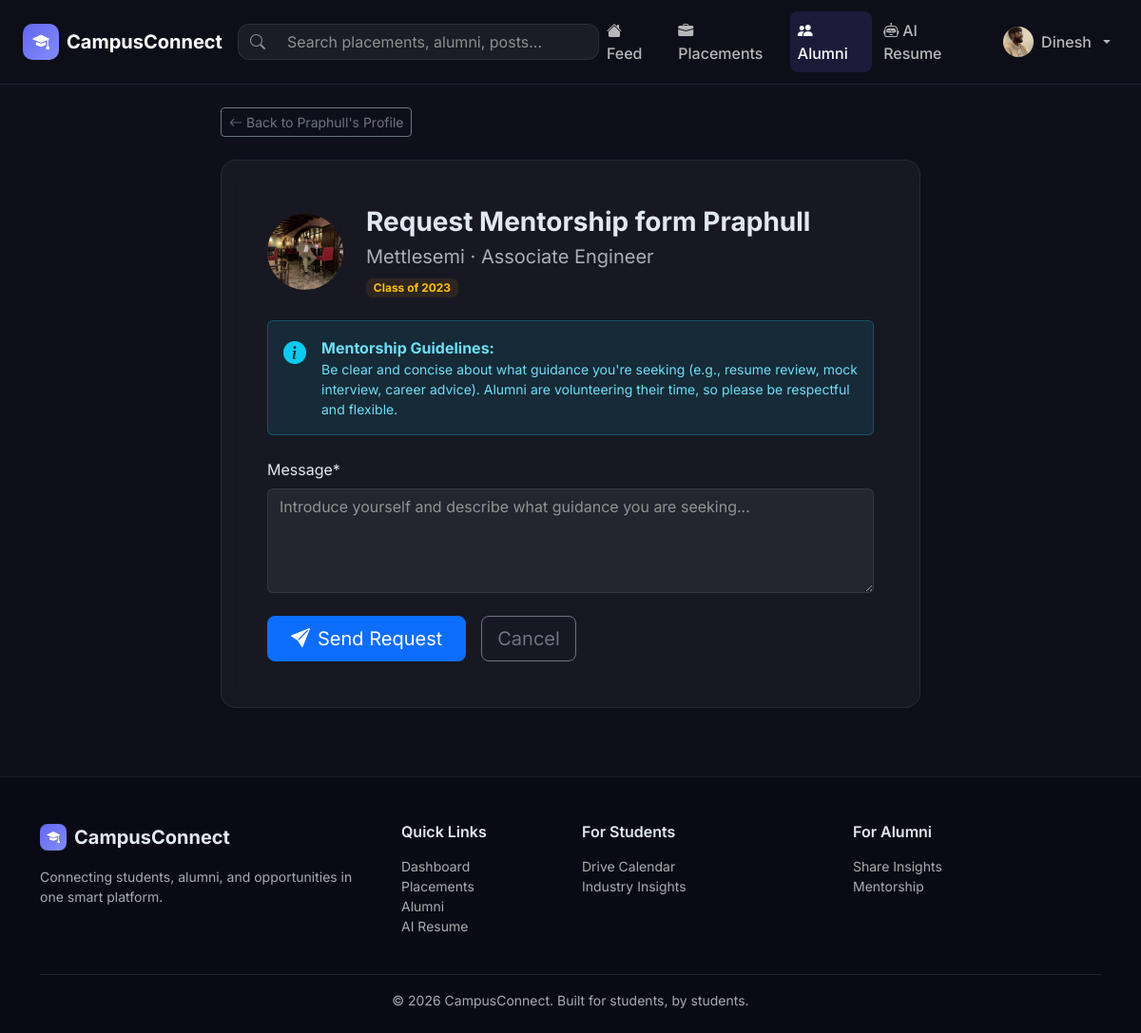
Screenshot of /alumni/3/request-mentorship/ (signed in) with the database file from the repository.
### accounts/models.py (models this page shows, shortened)
class UserProfile(AbstractUser):
    USER_TYPE_CHOICES = [
        ('student', 'Student'),
        ('alumni', 'Alumni'),
        ('admin', 'Admin'),
    ]
    BRANCH_CHOICES = [
        ('CSE', 'Computer Science & Engineering'),
        ('ECE', 'Electronics & Communication Engineering'),
        ('EEE', 'Electrical & Electronics Engineering'),
        ('ME', 'Mechanical Engineering'),
        ('CE', 'Civil Engineering'),
        ('IT', 'Information Technology'),
        ('CHE', 'Chemical Engineering'),
        ('BT', 'Biotechnology'),
        ('OTHER', 'Other'),
    ]
    user_type = models.CharField(max_length=10, choices=USER_TYPE_CHOICES, default='student')
    profile_pic = models.ImageField(upload_to='profile_pics/', null=True, blank=True)
    bio = models.TextField(blank=True, max_length=500)
    branch = models.CharField(max_length=10, choices=BRANCH_CHOICES, blank=True)
    semester = models.IntegerField(null=True, blank=True)  # for students
    graduation_year = models.IntegerField(null=True, blank=True)  # for alumni
    current_company = models.CharField(max_length=200, blank=True)  # for alumni
    current_role = models.CharField(max_length=200, blank=True)  # for alumni
    skills = models.ManyToManyField(Skill, blank=True)
    resume = models.FileField(upload_to='resumes/', null=True, blank=True)
    github_url = models.URLField(blank=True)
    linkedin_url = models.URLField(blank=True)
    portfolio_url = models.URLField(blank=True)
    is_verified = models.BooleanField(default=False)
    profile_completed = models.BooleanField(default=False)
    college_email = models.EmailField(blank=True)
    cgpa = models.DecimalField(max_digits=4, decimal_places=2, null=True, blank=True)
    @property
    def is_alumni(self):
        return self.user_type == 'alumni'

### alumni/views.py (the view)
# urls.py: path('<int:alumni_pk>/request-mentorship/', views.mentorship_request, name='mentorship_request'),
@login_required
def mentorship_request(request, alumni_pk):
    alumni = get_object_or_404(UserProfile, pk=alumni_pk, user_type='alumni')
    if request.method == 'POST':
        form = MentorshipRequestForm(request.POST)
        if form.is_valid():
            req = form.save(commit=False)
            req.from_user = request.user
            req.to_alumni = alumni
            req.save()
            messages.success(request, f'Mentorship request sent to {alumni.get_full_name()}!')
            return redirect('alumni:directory')
    else:
        form = MentorshipRequestForm()
    return render(request, 'alumni/mentorship.html', {'form': form, 'alumni': alumni})

### alumni/forms.py
class MentorshipRequestForm(forms.ModelForm):
    class Meta:
        model = MentorshipRequest
        fields = ['message']
        widgets = {
            'message': forms.Textarea(attrs={
                'class': 'form-control', 'rows': 4,
                'placeholder': 'Introduce yourself and describe what guidance you are seeking...'
            })
        }

### templates/alumni/mentorship.html (shortened to what this page needs)
{% extends 'base.html' %}
{% load crispy_forms_tags %}
{% block content %}
<div class="container py-4">
  <div class="row justify-content-center">
    <div class="col-lg-8">
      <a href="{% url 'accounts:profile' alumni.pk %}" class="btn btn-sm btn-outline-secondary mb-4">
        <i class="bi bi-arrow-left me-1"></i>Back to {{ alumni.first_name }}'s Profile
      </a>
      <div class="cc-card p-4 p-md-5">
        <div class="d-flex align-items-center gap-4 flex-wrap mb-4">
          {% if alumni.profile_pic %}
            <img src="{{ alumni.profile_pic.url }}" class="avatar-lg rounded-circle" alt="{{ alumni.username }}">
          {% else %}
            <div class="avatar-placeholder-lg">{{ alumni.first_name|first|upper|default:"A" }}</div>
          {% endif %}
          <div class="flex-grow-1">
            <h3 class="fw-bold mb-1">Request Mentorship form {{ alumni.first_name }}</h3>
            <div class="text-muted fs-5">{{ alumni.current_company|default:"Alumni" }} {% if alumni.current_role %}· {{ alumni.current_role }}{% endif %}</div>
            <div class="badge bg-warning-subtle text-warning mt-2">Class of {{ alumni.graduation_year }}</div>
          </div>
        </div>
        <div class="alert alert-info border-info border-opacity-25 bg-info bg-opacity-10 d-flex gap-3 mb-4">
          <i class="bi bi-info-circle-fill fs-4 text-info flex-shrink-0"></i>
          <div>
            <strong>Mentorship Guidelines:</strong>
            <p class="mb-0 small">Be clear and concise about what guidance you're seeking (e.g., resume review, mock interview, career advice). Alumni are volunteering their time, so please be respectful and flexible.</p>
          </div>
        </div>
        <form method="post" class="mt-4">
          {{ form.message|as_crispy_field }}
          <div class="d-flex gap-3 mt-4">
            <button type="submit" class="btn btn-primary btn-lg px-4">
              <i class="bi bi-send-fill me-2"></i>Send Request
            </button>
            <a href="{% url 'accounts:profile' alumni.pk %}" class="btn btn-outline-secondary btn-lg">Cancel</a>
          </div>
        </form>
      </div>
    </div>
  </div>
</div>
{% endblock %}

### templates/base.html (shortened to what this page needs)
{% load static %}
<!DOCTYPE html>
<html lang="en" data-bs-theme="dark">
<head>
  <link rel="stylesheet" href="https://cdn.jsdelivr.net/npm/bootstrap@5.3.2/dist/css/bootstrap.min.css" />
  <link rel="stylesheet" href="https://cdn.jsdelivr.net/npm/bootstrap-icons@1.11.3/font/bootstrap-icons.min.css" />
  <link rel="stylesheet" href="{% static 'css/custom.css' %}" />
</head>
<body>
<nav class="navbar navbar-expand-lg navbar-dark sticky-top cc-navbar">
  <div class="container-fluid px-4">
    <a class="navbar-brand d-flex align-items-center gap-2 fw-bold" href="{% url 'dashboard:home' %}">
      <div class="brand-icon"><i class="bi bi-mortarboard-fill"></i></div>
      CampusConnect
    </a>
    <div class="collapse navbar-collapse" id="navbarMain">
      <form class="d-flex mx-auto search-form" action="{% url 'dashboard:search' %}" method="get">
        <div class="input-group search-bar">
          <span class="input-group-text bg-transparent border-0"><i class="bi bi-search"></i></span>
          <input type="search" name="q" class="form-control bg-transparent border-0"
                 placeholder="Search placements, alumni, posts..."
                 value="{{ request.GET.q }}" />
        </div>
      </form>
      <ul class="navbar-nav ms-auto align-items-center gap-1">
        <li class="nav-item">
          <a class="nav-link {% if request.resolver_match.namespace == 'dashboard' %}active{% endif %}"
             href="{% url 'dashboard:feed' %}">
            <i class="bi bi-house-fill me-1"></i>Feed
          </a>
        </li>
        <li class="nav-item">
          <a class="nav-link {% if request.resolver_match.namespace == 'placements' %}active{% endif %}"
             href="{% url 'placements:list' %}">
            <i class="bi bi-briefcase-fill me-1"></i>Placements
          </a>
        </li>
        <li class="nav-item">
          <a class="nav-link {% if request.resolver_match.namespace == 'alumni' %}active{% endif %}"
             href="{% url 'alumni:directory' %}">
            <i class="bi bi-people-fill me-1"></i>Alumni
          </a>
        </li>
        <li class="nav-item">
          <a class="nav-link {% if request.resolver_match.namespace == 'resume_analyzer' %}active{% endif %}"
             href="{% url 'resume_analyzer:upload' %}">
            <i class="bi bi-robot me-1"></i>AI Resume
          </a>
        </li>
        {% if user.is_authenticated %}
        <li class="nav-item dropdown ms-2">
          <a class="nav-link dropdown-toggle d-flex align-items-center gap-2" href="#" data-bs-toggle="dropdown">
            {% if user.profile_pic %}
              <img src="{{ user.profile_pic.url }}" class="avatar-sm rounded-circle" alt="{{ user.username }}" />
            {% else %}
              <div class="avatar-placeholder-sm"><i class="bi bi-person-fill"></i></div>
            {% endif %}
            <span class="d-none d-lg-inline">{{ user.first_name|default:user.username }}</span>
          </a>
        </li>
        {% endif %}
      </ul>
    </div>
  </div>
</nav>
<main class="main-content">
  {% block content %}{% endblock %}
</main>
<footer class="cc-footer mt-5">
  <div class="container">
    <div class="row g-4">
      <div class="col-md-4">
        <div class="d-flex align-items-center gap-2 mb-3">
          <div class="brand-icon-sm"><i class="bi bi-mortarboard-fill"></i></div>
          <span class="fw-bold fs-5">CampusConnect</span>
        </div>
        <p class="text-muted small">Connecting students, alumni, and opportunities in one smart platform.</p>
      </div>
      <div class="col-md-2">
        <h6 class="fw-semibold mb-3">Quick Links</h6>
        <ul class="list-unstyled small">
          <li><a href="{% url 'dashboard:feed' %}" class="text-muted footer-link">Dashboard</a></li>
          <li><a href="{% url 'placements:list' %}" class="text-muted footer-link">Placements</a></li>
          <li><a href="{% url 'alumni:directory' %}" class="text-muted footer-link">Alumni</a></li>
          <li><a href="{% url 'resume_analyzer:upload' %}" class="text-muted footer-link">AI Resume</a></li>
        </ul>
      </div>
      <div class="col-md-3">
        <h6 class="fw-semibold mb-3">For Students</h6>
        <ul class="list-unstyled small">
          <li><a href="{% url 'placements:calendar' %}" class="text-muted footer-link">Drive Calendar</a></li>
          <li><a href="{% url 'alumni:post_list' %}" class="text-muted footer-link">Industry Insights</a></li>
        </ul>
      </div>
      <div class="col-md-3">
        <h6 class="fw-semibold mb-3">For Alumni</h6>
        <ul class="list-unstyled small">
          <li><a href="{% url 'alumni:post_create' %}" class="text-muted footer-link">Share Insights</a></li>
          <li><a href="{% url 'alumni:my_mentorship' %}" class="text-muted footer-link">Mentorship</a></li>
        </ul>
      </div>
    </div>
    <hr class="border-secondary mt-4" />
    <p class="text-center text-muted small mb-0">© 2026 CampusConnect. Built for students, by students.</p>
  </div>
</footer>
</body>
</html>

### static/css/custom.css (style rules this page uses)
:root { --cc-primary: #6366f1; --cc-primary-dark: #4f46e5; --cc-accent: #22c55e; --cc-warning: #f59e0b; --cc-danger: #ef4444; --cc-surface: #1a1a2e; --cc-surface-2: #16213e; --cc-card-bg: rgba(255, 255, 255, 0.04); --cc-border: rgba(255, 255, 255, 0.08); --cc-text-muted: rgba(255, 255, 255, 0.5); }
* { box-sizing: border-box; }
body { font-family: 'Inter', sans-serif; background: #0f0f1a; color: #e2e8f0; min-height: 100vh; }
.cc-navbar { background: rgba(15, 15, 26, 0.95) !important; backdrop-filter: blur(20px); border-bottom: 1px solid var(--cc-border); padding: 0.75rem 0; }
.brand-icon { width: 38px; height: 38px; background: linear-gradient(135deg, var(--cc-primary), #818cf8); border-radius: 10px; display: inline-flex; align-items: center; justify-content: center; color: white; font-size: 1.1rem; }
.brand-icon-sm { width: 28px; height: 28px; background: linear-gradient(135deg, var(--cc-primary), #818cf8); border-radius: 8px; display: inline-flex; align-items: center; justify-content: center; color: white; font-size: 0.85rem; }
.search-form { max-width: 380px; width: 100%; }
.search-bar { background: rgba(255,255,255,0.06); border: 1px solid var(--cc-border); border-radius: 12px; overflow: hidden; }
.search-bar .form-control { background: transparent; color: white; border: none; }
.search-bar .input-group-text { color: var(--cc-text-muted); }
.nav-link { color: rgba(255,255,255,0.7) !important; font-weight: 500; border-radius: 8px; transition: all 0.2s; }
.nav-link:hover, .nav-link.active { color: white !important; background: rgba(99,102,241,0.15); }
.main-content { min-height: calc(100vh - 120px); }
.cc-card { background: var(--cc-card-bg); border: 1px solid var(--cc-border); border-radius: 16px; backdrop-filter: blur(10px); transition: border-color 0.2s, box-shadow 0.2s; }
.avatar-sm { width: 32px; height: 32px; object-fit: cover; }
.avatar-lg { width: 80px; height: 80px; object-fit: cover; }
.cc-footer { background: #0a0a14; border-top: 1px solid var(--cc-border); padding: 3rem 0 1.5rem; }
.footer-link { text-decoration: none; transition: color 0.2s; }
.bg-warning-subtle { background: rgba(245,158,11,0.1) !important; }
.form-control, .form-select { background: rgba(255,255,255,0.06); border-color: var(--cc-border); color: #e2e8f0; }
.form-control::placeholder { color: var(--cc-text-muted); }
.input-group-text { background: rgba(255,255,255,0.06); border-color: var(--cc-border); color: var(--cc-text-muted); }

### rows the page displays
UserProfile: profile_pic (picture), first_name "Dinesh"
UserProfile: first_name "Praphull", profile_pic (picture), current_company "Mettlesemi", current_role "Associate Engineer", graduation_year "2023"
